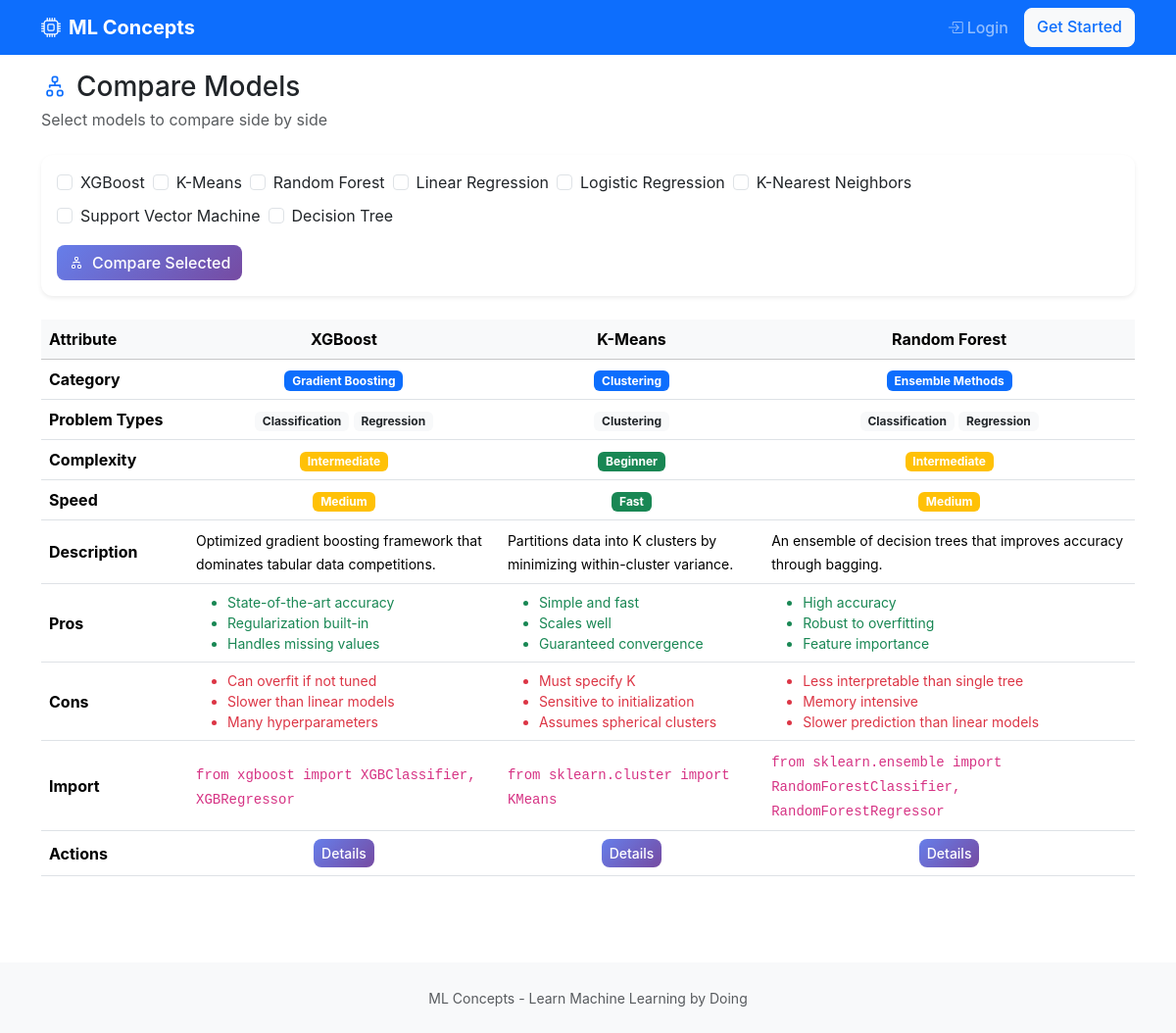
/models/compare/, run on the app's committed database.
### ml_models/models.py (models this page shows, shortened)
class MLModel(models.Model):
    CATEGORY_CHOICES = [
        ('linear', 'Linear Models'),
        ('tree', 'Tree-Based'),
        ('ensemble', 'Ensemble Methods'),
        ('boosting', 'Gradient Boosting'),
        ('svm', 'Support Vector Machines'),
        ('neighbors', 'Instance-Based'),
        ('naive_bayes', 'Probabilistic'),
        ('neural_network', 'Neural Networks'),
        ('clustering', 'Clustering'),
        ('dimensionality', 'Dimensionality Reduction'),
        ('anomaly', 'Anomaly Detection'),
    ]
    PROBLEM_TYPE_CHOICES = [
        ('classification', 'Classification'),
        ('regression', 'Regression'),
        ('clustering', 'Clustering'),
        ('dimensionality_reduction', 'Dimensionality Reduction'),
        ('anomaly_detection', 'Anomaly Detection'),
        ('generation', 'Generation'),
    ]
    COMPLEXITY_CHOICES = [
        ('beginner', 'Beginner'),
        ('intermediate', 'Intermediate'),
        ('advanced', 'Advanced'),
    ]
    SPEED_CHOICES = [
        ('fast', 'Fast'),
        ('medium', 'Medium'),
        ('slow', 'Slow'),
    ]
    name = models.CharField(max_length=100)
    slug = models.SlugField(unique=True)
    category = models.CharField(max_length=30, choices=CATEGORY_CHOICES)
    problem_types = models.JSONField(default=list)
    description = models.TextField()
    functionality = models.TextField()
    when_to_use = models.TextField()
    pros = models.JSONField(default=list)
    cons = models.JSONField(default=list)
    starter_code = models.TextField()
    full_training_code = models.TextField()
    hyperparameter_guide = models.JSONField(default=list)
    complexity = models.CharField(max_length=20, choices=COMPLEXITY_CHOICES, default='beginner')
    speed_rating = models.CharField(max_length=10, choices=SPEED_CHOICES, default='fast')
    accuracy_notes = models.TextField(blank=True)
    sklearn_import = models.CharField(max_length=200)
    related_libraries = models.JSONField(default=list)
    math_intuition = models.TextField(blank=True)
    order = models.IntegerField(default=0)
    is_featured = models.BooleanField(default=False)
    created_at = models.DateTimeField(auto_now_add=True)
    updated_at = models.DateTimeField(auto_now=True)
    class Meta:
        ordering = ['category', 'order', 'name']
        verbose_name = 'ML Model'
        verbose_name_plural = 'ML Models'

### ml_models/views.py (the view)
# urls.py: path('compare/', views.model_compare, name='model_compare'),
def model_compare(request):
    slugs = request.GET.getlist('models')
    models_qs = MLModel.objects.filter(slug__in=slugs) if slugs else MLModel.objects.all()[:3]
    all_models = MLModel.objects.all()
    context = {
        'selected_models': models_qs,
        'all_models': all_models,
        'selected_slugs': slugs,
    }
    return render(request, 'ml_models/model_compare.html', context)

### templates/ml_models/model_compare.html (shortened to what this page needs)
{% extends 'base.html' %}
{% block content %}
<div class="container py-4">
    <div class="mb-4">
        <h1 class="h3 mb-1"><i class="bi bi-diagram-2 me-2 text-primary"></i>Compare Models</h1>
        <p class="text-muted mb-0">Select models to compare side by side</p>
    </div>
    <div class="card border-0 shadow-sm mb-4">
        <div class="card-body">
            <form method="GET">
                <div class="d-flex flex-wrap gap-2 mb-3">
                    {% for model in all_models %}
                    <div class="form-check">
                        <input class="form-check-input" type="checkbox" name="models" value="{{ model.slug }}" id="m{{ model.id }}"
                               {% if model.slug in selected_slugs %}checked{% endif %}>
                        <label class="form-check-label" for="m{{ model.id }}">{{ model.name }}</label>
                    </div>
                    {% endfor %}
                </div>
                <button type="submit" class="btn btn-primary"><i class="bi bi-diagram-2 me-2"></i>Compare Selected</button>
            </form>
        </div>
    </div>
    {% if selected_models %}
    <div class="table-responsive">
        <table class="table table-hover align-middle">
            <thead class="table-light">
                <tr>
                    <th style="min-width: 150px;">Attribute</th>
                    {% for model in selected_models %}
                    <th class="text-center">{{ model.name }}</th>
                    {% endfor %}
                </tr>
            </thead>
            <tbody>
                <tr>
                    <td class="fw-bold">Category</td>
                    {% for model in selected_models %}
                    <td class="text-center"><span class="badge bg-primary">{{ model.get_category_display }}</span></td>
                    {% endfor %}
                </tr>
                <tr>
                    <td class="fw-bold">Problem Types</td>
                    {% for model in selected_models %}
                    <td class="text-center">
                        {% for pt in model.problem_types %}
                        <span class="badge bg-light text-dark small">{{ pt|title }}</span>
                        {% endfor %}
                    </td>
                    {% endfor %}
                </tr>
                <tr>
                    <td class="fw-bold">Complexity</td>
                    {% for model in selected_models %}
                    <td class="text-center">
                        <span class="badge bg-{% if model.complexity == 'beginner' %}success{% elif model.complexity == 'intermediate' %}warning{% else %}danger{% endif %}">
                            {{ model.complexity|title }}
                        </span>
                    </td>
                    {% endfor %}
                </tr>
                <tr>
                    <td class="fw-bold">Speed</td>
                    {% for model in selected_models %}
                    <td class="text-center">
                        <span class="badge bg-{% if model.speed_rating == 'fast' %}success{% elif model.speed_rating == 'medium' %}warning{% else %}danger{% endif %}">
                            {{ model.speed_rating|title }}
                        </span>
                    </td>
                    {% endfor %}
                </tr>
                <tr>
                    <td class="fw-bold">Description</td>
                    {% for model in selected_models %}
                    <td><small>{{ model.description|truncatewords:20 }}</small></td>
                    {% endfor %}
                </tr>
                <tr>
                    <td class="fw-bold">Pros</td>
                    {% for model in selected_models %}
                    <td>
                        <ul class="mb-0 small">
                            {% for pro in model.pros|slice:":3" %}
                            <li class="text-success">{{ pro }}</li>
                            {% endfor %}
                        </ul>
                    </td>
                    {% endfor %}
                </tr>
                <tr>
                    <td class="fw-bold">Cons</td>
                    {% for model in selected_models %}
                    <td>
                        <ul class="mb-0 small">
                            {% for con in model.cons|slice:":3" %}
                            <li class="text-danger">{{ con }}</li>
                            {% endfor %}
                        </ul>
                    </td>
                    {% endfor %}
                </tr>
                <tr>
                    <td class="fw-bold">Import</td>
                    {% for model in selected_models %}
                    <td><code class="small">{{ model.sklearn_import }}</code></td>
                    {% endfor %}
                </tr>
                <tr>
                    <td class="fw-bold">Actions</td>
                    {% for model in selected_models %}
                    <td class="text-center">
                        <a href="{% url 'ml_models:model_detail' model.slug %}" class="btn btn-sm btn-primary">Details</a>
                    </td>
                    {% endfor %}
                </tr>
            </tbody>
        </table>
    </div>
    {% endif %}
</div>
{% endblock %}

### static/css/style.css (style rules this page uses)
:root { --primary: #667eea; --primary-dark: #5a6fd6; --secondary: #764ba2; }
body { font-family: 'Inter', -apple-system, BlinkMacSystemFont, 'Segoe UI', Roboto, sans-serif; }
.card { border-radius: 12px; }
.btn { border-radius: 8px; font-weight: 500; }
.btn-primary { background: linear-gradient(135deg, var(--primary) 0%, var(--secondary) 100%); border: none; }

### data on the page
MLModel: name "XGBoost", category "Gradient Boosting", problem_types "Classification" "Regression", complexity "Intermediate", speed_rating "Medium", description "Optimized gradient boosting framework that dominates tabular data competitions.", pros "State-of-the-art accuracy" "Regularization built-in" "Handles missing values", cons "Can overfit if not tuned" "Slower than linear models" "Many hyperparameters", sklearn_import "from xgboost import XGBClassifier, XGBRegressor"
MLModel: name "K-Means", category "Clustering", problem_types "Clustering", complexity "Beginner", speed_rating "Fast", description "Partitions data into K clusters by minimizing within-cluster variance.", pros "Simple and fast" "Scales well" "Guaranteed convergence", cons "Must specify K" "Sensitive to initialization" "Assumes spherical clusters", sklearn_import "from sklearn.cluster import KMeans"
MLModel: name "Random Forest", category "Ensemble Methods", problem_types "Classification" "Regression", complexity "Intermediate", speed_rating "Medium", description "An ensemble of decision trees that improves accuracy through bagging.", pros "High accuracy" "Robust to overfitting" "Feature importance", cons "Less interpretable than single tree" "Memory intensive" "Slower prediction than linear models", sklearn_import "from sklearn.ensemble import RandomForestClassifier, RandomForestRegressor"
MLModel: name "Linear Regression"
MLModel: name "Logistic Regression"
MLModel: name "K-Nearest Neighbors"
MLModel: name "Support Vector Machine"
MLModel: name "Decision Tree"
